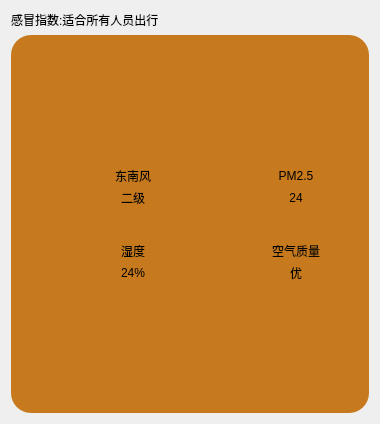
    <widget class="QWidget" name="widget_03" native="true">
     <layout class="QVBoxLayout" name="verticalLayout" stretch="0,5">
      <item>
       <widget class="QLabel" name="label_notice">
        <property name="text">
         <string>感冒指数:适合所有人员出行</string>
        </property>
       </widget>
      </item>
      <item>
       <widget class="QWidget" name="widget_2" native="true">
        <property name="styleSheet">
         <string notr="true">background-color: rgb(198, 122, 29);
border-radius:  20px;
</string>
        </property>
        <layout class="QGridLayout" name="gridLayout">
         <item row="3" column="0">
          <spacer name="horizontalSpacer">
           <property name="orientation">
            <enum>Qt::Horizontal</enum>
           </property>
           <property name="sizeHint" stdset="0">
            <size>
             <width>20</width>
             <height>20</height>
            </size>
           </property>
          </spacer>
         </item>
         <item row="6" column="1">
          <spacer name="verticalSpacer_2">
           <property name="orientation">
            <enum>Qt::Vertical</enum>
           </property>
           <property name="sizeHint" stdset="0">
            <size>
             <width>20</width>
             <height>40</height>
            </size>
           </property>
          </spacer>
         </item>
         <item row="3" column="1">
          <layout class="QHBoxLayout" name="horizontalLayout_10">
           <item>
            <layout class="QVBoxLayout" name="verticalLayout_11">
             <property name="spacing">
              <number>30</number>
             </property>
             <item>
              <layout class="QHBoxLayout" name="horizontalLayout">
               <item>
                <widget class="QLabel" name="label_2">
                 <property name="minimumSize">
                  <size>
                   <width>45</width>
                   <height>45</height>
                  </size>
                 </property>
                 <property name="maximumSize">
                  <size>
                   <width>45</width>
                   <height>45</height>
                  </size>
                 </property>
                 <property name="text">
                  <string/>
                 </property>
                 <property name="pixmap">
                  <pixmap resource="res.qrc">:/res/fengxiang.png</pixmap>
                 </property>
                 <property name="scaledContents">
                  <bool>true</bool>
                 </property>
                </widget>
               </item>
               <item>
                <layout class="QVBoxLayout" name="verticalLayout_3">
                 <property name="spacing">
                  <number>0</number>
                 </property>
                 <item>
                  <widget class="QLabel" name="label_fx">
                   <property name="text">
                    <string>东南风</string>
                   </property>
                   <property name="alignment">
                    <set>Qt::AlignCenter</set>
                   </property>
                  </widget>
                 </item>
                 <item>
                  <widget class="QLabel" name="label_fl">
                   <property name="text">
                    <string>二级</string>
                   </property>
                   <property name="alignment">
                    <set>Qt::AlignCenter</set>
                   </property>
                  </widget>
                 </item>
                </layout>
               </item>
              </layout>
             </item>
             <item>
              <layout class="QHBoxLayout" name="horizontalLayout_7">
               <item>
                <widget class="QLabel" name="label_20">
                 <property name="minimumSize">
                  <size>
                   <width>45</width>
                   <height>45</height>
                  </size>
                 </property>
                 <property name="maximumSize">
                  <size>
                   <width>45</width>
                   <height>45</height>
                  </size>
                 </property>
                 <property name="text">
                  <string/>
                 </property>
                 <property name="pixmap">
                  <pixmap resource="res.qrc">:/res/wendu.png</pixmap>
                 </property>
                 <property name="scaledContents">
                  <bool>true</bool>
                 </property>
                </widget>
               </item>
               <item>
                <layout class="QVBoxLayout" name="verticalLayout_8">
                 <property name="spacing">
                  <number>0</number>
                 </property>
                 <item>
                  <widget class="QLabel" name="label_21">
                   <property name="text">
                    <string> 湿度 </string>
                   </property>
                   <property name="alignment">
                    <set>Qt::AlignCenter</set>
                   </property>
                  </widget>
                 </item>
                 <item>
                  <widget class="QLabel" name="label_shidu">
                   <property name="text">
                    <string>24%</string>
                   </property>
                   <property name="alignment">
                    <set>Qt::AlignCenter</set>
                   </property>
                   <property name="margin">
                    <number>0</number>
                   </property>
                  </widget>
                 </item>
                </layout>
               </item>
              </layout>
             </item>
            </layout>
           </item>
           <item>
            <spacer name="horizontalSpacer_3">
             <property name="orientation">
              <enum>Qt::Horizontal</enum>
             </property>
             <property name="sizeHint" stdset="0">
              <size>
               <width>40</width>
               <height>20</height>
              </size>
             </property>
            </spacer>
           </item>
           <item>
            <layout class="QVBoxLayout" name="verticalLayout_12">
             <property name="spacing">
              <number>30</number>
             </property>
             <item>
              <layout class="QHBoxLayout" name="horizontalLayout_6">
               <item>
                <widget class="QLabel" name="label_8">
                 <property name="minimumSize">
                  <size>
                   <width>45</width>
                   <height>45</height>
                  </size>
                 </property>
                 <property name="maximumSize">
                  <size>
                   <width>45</width>
                   <height>45</height>
                  </size>
                 </property>
                 <property name="text">
                  <string/>
                 </property>
                 <property name="pixmap">
                  <pixmap resource="res.qrc">:/res/PM2.5.png</pixmap>
                 </property>
                 <property name="scaledContents">
                  <bool>true</bool>
                 </property>
                </widget>
               </item>
               <item>
                <layout class="QVBoxLayout" name="verticalLayout_7">
                 <property name="spacing">
                  <number>0</number>
                 </property>
                 <item>
                  <widget class="QLabel" name="label_12">
                   <property name="text">
                    <string>PM2.5</string>
                   </property>
                   <property name="alignment">
                    <set>Qt::AlignCenter</set>
                   </property>
                  </widget>
                 </item>
                 <item>
                  <widget class="QLabel" name="label_pm25">
                   <property name="text">
                    <string>24</string>
                   </property>
                   <property name="alignment">
                    <set>Qt::AlignCenter</set>
                   </property>
                  </widget>
                 </item>
                </layout>
               </item>
              </layout>
             </item>
             <item>
              <layout class="QHBoxLayout" name="horizontalLayout_8">
               <item>
                <widget class="QLabel" name="label_23">
                 <property name="minimumSize">
                  <size>
                   <width>45</width>
                   <height>45</height>
                  </size>
                 </property>
                 <property name="maximumSize">
                  <size>
                   <width>45</width>
                   <height>45</height>
                  </size>
                 </property>
                 <property name="text">
                  <string/>
                 </property>
                 <property name="pixmap">
                  <pixmap resource="res.qrc">:/res/kongqizhiliang.png</pixmap>
                 </property>
                 <property name="scaledContents">
                  <bool>true</bool>
                 </property>
                </widget>
               </item>
               <item>
                <layout class="QVBoxLayout" name="verticalLayout_9">
                 <property name="spacing">
                  <number>0</number>
                 </property>
                 <item>
                  <widget class="QLabel" name="label_24">
                   <property name="text">
                    <string>空气质量</string>
                   </property>
                   <property name="alignment">
                    <set>Qt::AlignCenter</set>
                   </property>
                  </widget>
                 </item>
                 <item>
                  <widget class="QLabel" name="label_quality">
                   <property name="text">
                    <string>优</string>
                   </property>
                   <property name="alignment">
                    <set>Qt::AlignCenter</set>
                   </property>
                  </widget>
                 </item>
                </layout>
               </item>
              </layout>
             </item>
            </layout>
           </item>
          </layout>
         </item>
         <item row="3" column="2">
          <spacer name="horizontalSpacer_2">
           <property name="orientation">
            <enum>Qt::Horizontal</enum>
           </property>
           <property name="sizeHint" stdset="0">
            <size>
             <width>40</width>
             <height>20</height>
            </size>
           </property>
          </spacer>
         </item>
         <item row="2" column="1">
          <spacer name="verticalSpacer">
           <property name="orientation">
            <enum>Qt::Vertical</enum>
           </property>
           <property name="sizeHint" stdset="0">
            <size>
             <width>20</width>
             <height>40</height>
            </size>
           </property>
          </spacer>
         </item>
         <item row="1" column="1">
          <spacer name="verticalSpacer_5">
           <property name="orientation">
            <enum>Qt::Vertical</enum>
           </property>
           <property name="sizeHint" stdset="0">
            <size>
             <width>20</width>
             <height>40</height>
            </size>
           </property>
          </spacer>
         </item>
         <item row="0" column="1">
          <spacer name="verticalSpacer_3">
           <property name="orientation">
            <enum>Qt::Vertical</enum>
           </property>
           <property name="sizeHint" stdset="0">
            <size>
             <width>20</width>
             <height>40</height>
            </size>
           </property>
          </spacer>
         </item>
         <item row="5" column="1">
          <spacer name="verticalSpacer_4">
           <property name="orientation">
            <enum>Qt::Vertical</enum>
           </property>
           <property name="sizeHint" stdset="0">
            <size>
             <width>20</width>
             <height>40</height>
            </size>
           </property>
          </spacer>
         </item>
         <item row="4" column="1">
          <spacer name="verticalSpacer_6">
           <property name="orientation">
            <enum>Qt::Vertical</enum>
           </property>
           <property name="sizeHint" stdset="0">
            <size>
             <width>20</width>
             <height>40</height>
            </size>
           </property>
          </spacer>
         </item>
        </layout>
       </widget>
      </item>
     </layout>
    </widget>
